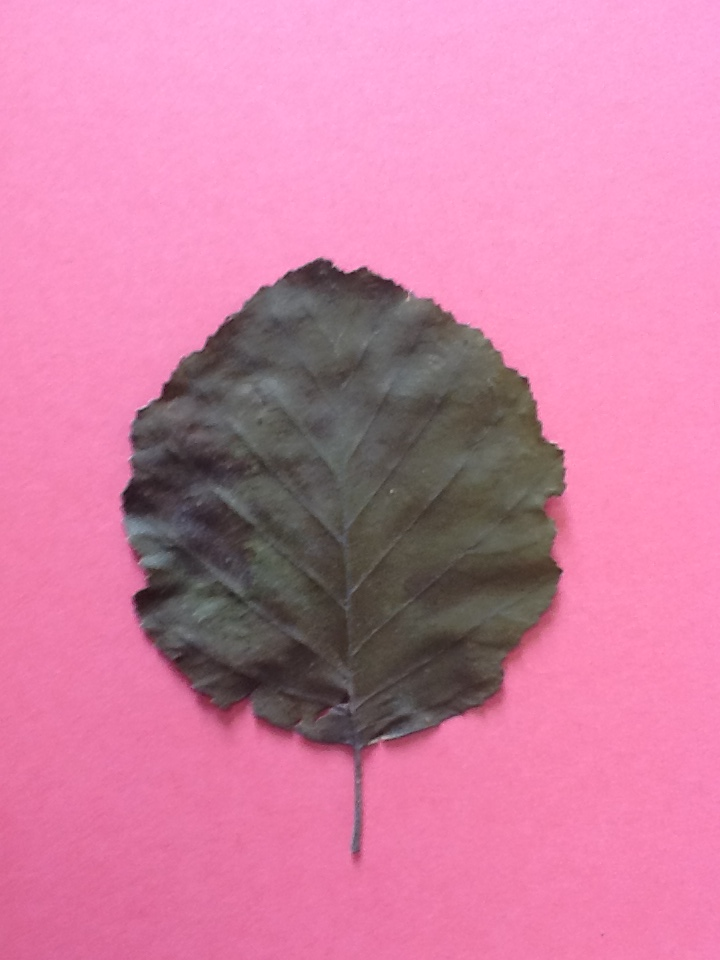
#> input picture test/Alnus.JPG, 720 x 960 px
$ python -i match-programm.py   (imports and definitions only)   (older library calls are emulated)
#> lines starting #> are read from the running program, lines starting #| are printed output that depends on the picture; after the words box and inside, x2 and y2 are one past the last pixel; in counts of white or black regions, pixels touching at a corner belong together

# !/usr/bin/env python
# -*- coding: utf-8 -*-

#==========================================================
#   IMPORT
#==========================================================

import cv2
import argparse
import numpy as np
from matplotlib import pyplot as plt
from os import listdir
from os.path import isfile, join, isdir, basename

#==========================================================
#   GLOABLS VARIABLES
#==========================================================

args = None
svm = None
list_categories = None
backup_path = "./.svm_backup"


#==========================================================
#   IMAGE PREPROCESSING
#
#   all methods in this section have to respect the
#   given parameter signature:
#
#   input   : a image file
#   output  : a image file
#
#==========================================================


def get_contours(img):
    gray = cv2.cvtColor(img,cv2.COLOR_BGR2GRAY)
    blur = cv2.GaussianBlur(gray,(5,5),0)
    thresh = cv2.adaptiveThreshold(blur,255,1,1,11,2)

    contours,hierarchy = cv2.findContours(thresh,cv2.RETR_LIST,cv2.CHAIN_APPROX_SIMPLE)
    cnt = contours[0]
    return cnt

#==========================================================
#   ALGORITHM METHOD
#
#   all methods in this section have to respect the
#   given parameter signature:
#
#   input   : a image file
#   output  : a list of float
#
#==========================================================


def find_area(cnt):
    #Contour Area
    area = cv2.contourArea(cnt)
    return [area]

def find_permimeter(cnt):
    #Contour Perimeter
    perimeter = cv2.arcLength(cnt,True)
    return [perimeter]

def find_contour(cnt):
    #Contour Approximation
    epsilon = 0.1*cv2.arcLength(cnt,True)
    return [epsilon]

def find_boundingRect(cnt):
    #Bounding Rectangle
        #Straight Bounding Rectangle
    x,y,w,h = cv2.boundingRect(cnt)
    return [x,y,w,h]

def find_mimimumEnclosingCircle(cnt):
    #Minimum Enclosing Circle
    (x,y),radius = cv2.minEnclosingCircle(cnt)
    return [x,y,radius]

def find_aspectRation(cnt):
    x,y,w,h = cv2.boundingRect(cnt)
    aspect_ratio = float(w)/h
    return [aspect_ratio]

def find_extent(cnt):
    area = cv2.contourArea(cnt)
    x,y,w,h = cv2.boundingRect(cnt)
    rect_area = w*h
    extent = float(area)/rect_area
    return [extent]

#==========================================================
#   CLASSES
#==========================================================

class StatModel(object):
    '''parent class - starting point to add abstraction'''
    def load(self, fn):
        self.model.load(fn)
    def save(self, fn):
        self.model.save(fn)

class SVM(StatModel):
    '''wrapper for OpenCV SimpleVectorMachine algorithm'''
    def __init__(self):
        self.model = cv2.SVM()

    # [6 lines left out: function train, not called in this run]

    def predict(self, samples):
        return np.float32( [self.model.predict(s) for s in samples])

#==========================================================
#   METHODS
#==========================================================

#creation du vecteur de categorisation.
def create_vector(img):
    vect = []

    #Vector based on contours
    cnt = get_contours(img)
    vect.extend(find_area(cnt))
    vect.extend(find_boundingRect(cnt))
    vect.extend(find_contour(cnt))
    vect.extend(find_mimimumEnclosingCircle(cnt))
    vect.extend(find_permimeter(cnt))
    vect.extend(find_aspectRation(cnt))
    vect.extend(find_extent(cnt))

    return vect

# [21 lines left out: function train_svm, not called in this run]

def find_single_image(img):
    return find_images([img])

# [5 lines left out: function find_images, not called in this run]

#==========================================================
#   MAIN
#==========================================================

# [41 lines not run here, left out]

>>> import cv2
>>> picture = cv2.imread('test/Alnus.JPG')
#> picture is the input picture: shape (960, 720, 3); mean B, G, R 162.2, 126.8, 208.7
>>> result = create_vector(picture)
#> in get_contours, `gray = cv2.cvtColor(img,cv2.COLOR_BGR2GRAY)`:
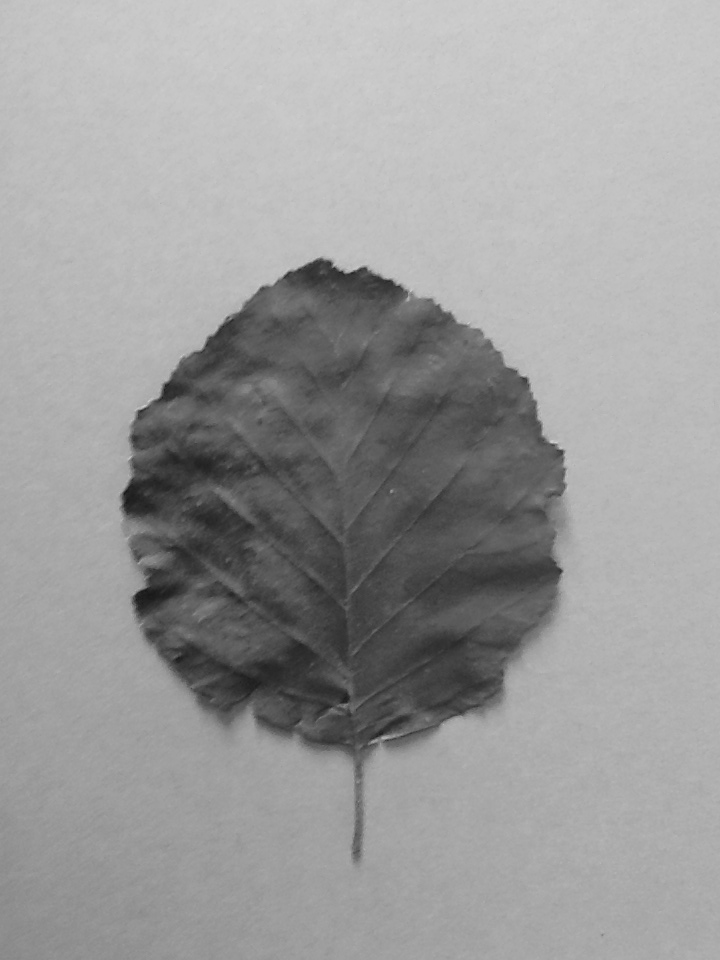
#> gray: shape (960, 720); min 20, max 210, mean 155.3
#> in get_contours, `thresh = cv2.adaptiveThreshold(blur,255,1,1,11,2)`:
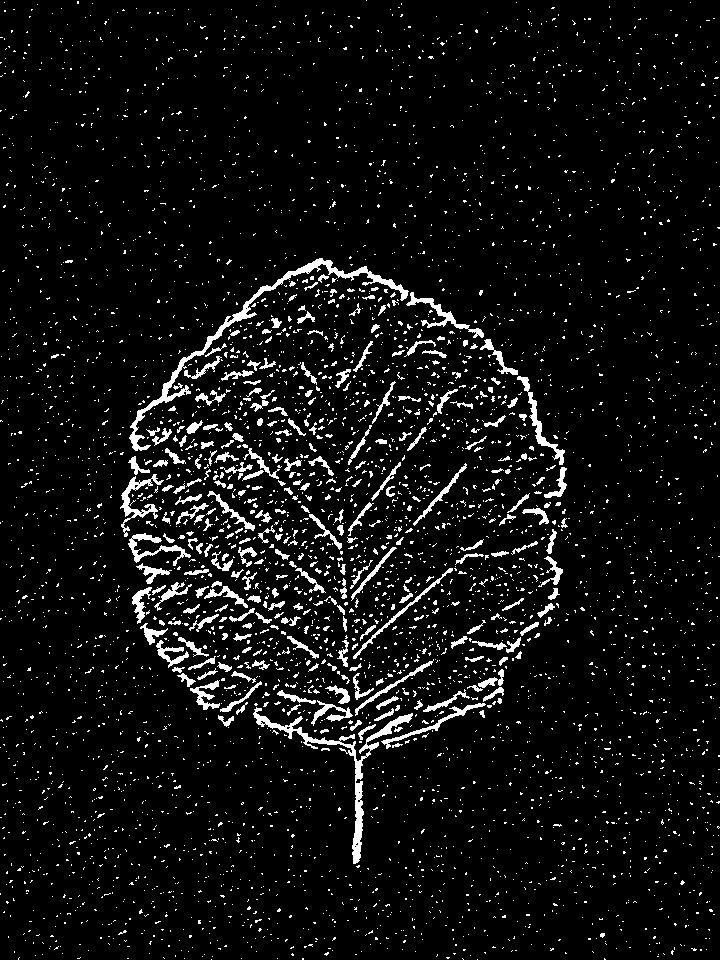
#> thresh: shape (960, 720); 6.2% white; 4594 white regions (4289 under 20 px)
#> in get_contours, `contours,hierarchy = cv2.findContours(thresh,cv2.RETR_LIST,cv2.CHAIN_A..`: contours = 4652 contours, 4459 with area under 20; largest, box (x1, y1, x2, y2) and area: (129, 258, 409, 451) 1934, (253, 707, 413, 864) 1598, (120, 474, 164, 537) 498, (517, 376, 565, 465) 476, (406, 292, 484, 338) 448
#> in get_contours, `cnt = contours[0]`: cnt = [[477, 959]]
#> in find_area, `area = cv2.contourArea(cnt)`: area = 0
#> in find_boundingRect, `x,y,w,h = cv2.boundingRect(cnt)`: x = 477; y = 959; w = 1
#> in find_contour, `epsilon = 0.1*cv2.arcLength(cnt,True)`: epsilon = 0
#> in find_mimimumEnclosingCircle, `(x,y),radius = cv2.minEnclosingCircle(cnt)`: x = 477; y = 959; radius = 0.0001
#> in find_permimeter, `perimeter = cv2.arcLength(cnt,True)`: perimeter = 0
#> in find_aspectRation, `x,y,w,h = cv2.boundingRect(cnt)`: x = 477; y = 959; w = 1
#> in find_extent, `area = cv2.contourArea(cnt)`: area = 0
#> in find_extent, `x,y,w,h = cv2.boundingRect(cnt)`: x = 477; y = 959; w = 1
#> in find_extent, `extent = float(area)/rect_area`: extent = 0
#> result = [0, 477, 959, 1, 1, 0, 477, 959, 0.0001, 0, 1, 0]

$ run again, on test/Salix.JPG
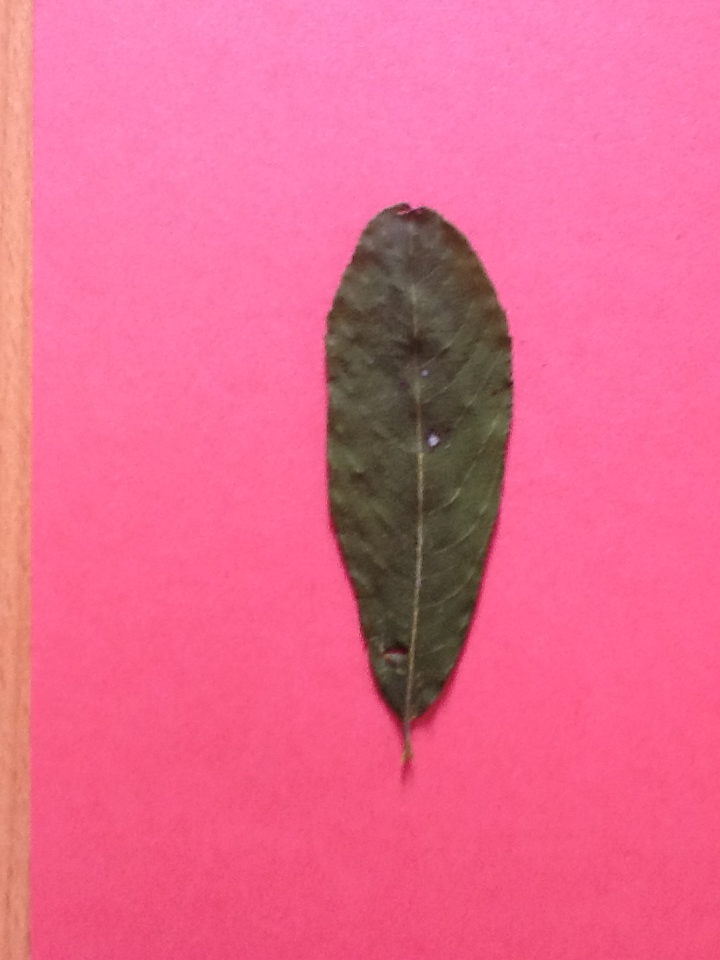
#> input picture test/Salix.JPG, 720 x 960 px
#> picture is the input picture: shape (960, 720, 3); mean B, G, R 142.8, 104.5, 233.1
#> in get_contours, `gray = cv2.cvtColor(img,cv2.COLOR_BGR2GRAY)`:
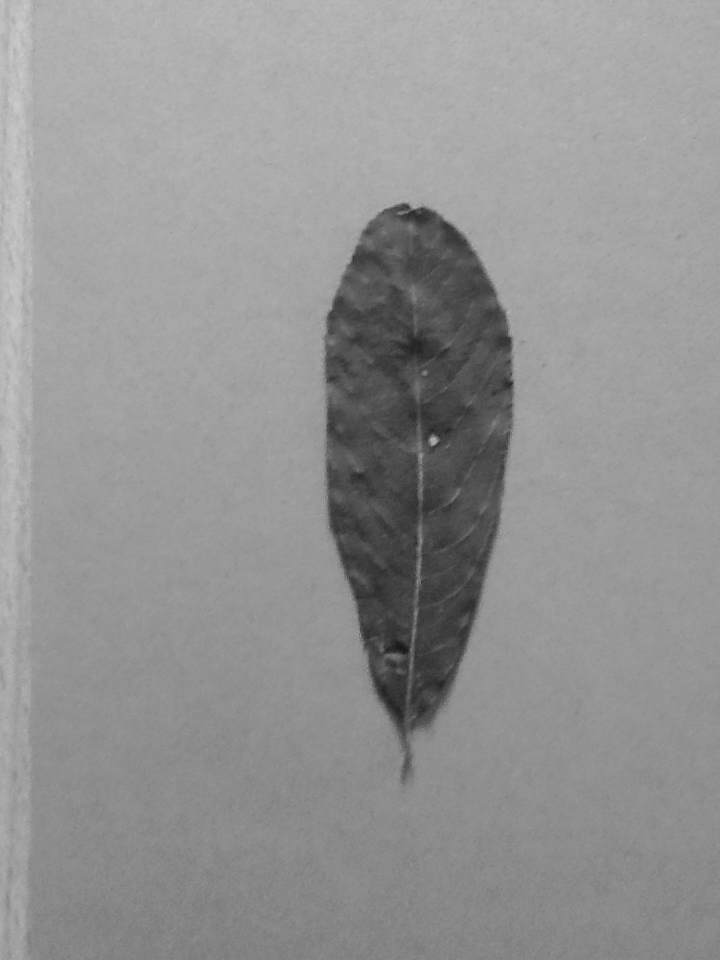
#> gray: shape (960, 720); min 21, max 204, mean 147.3
#> in get_contours, `thresh = cv2.adaptiveThreshold(blur,255,1,1,11,2)`:
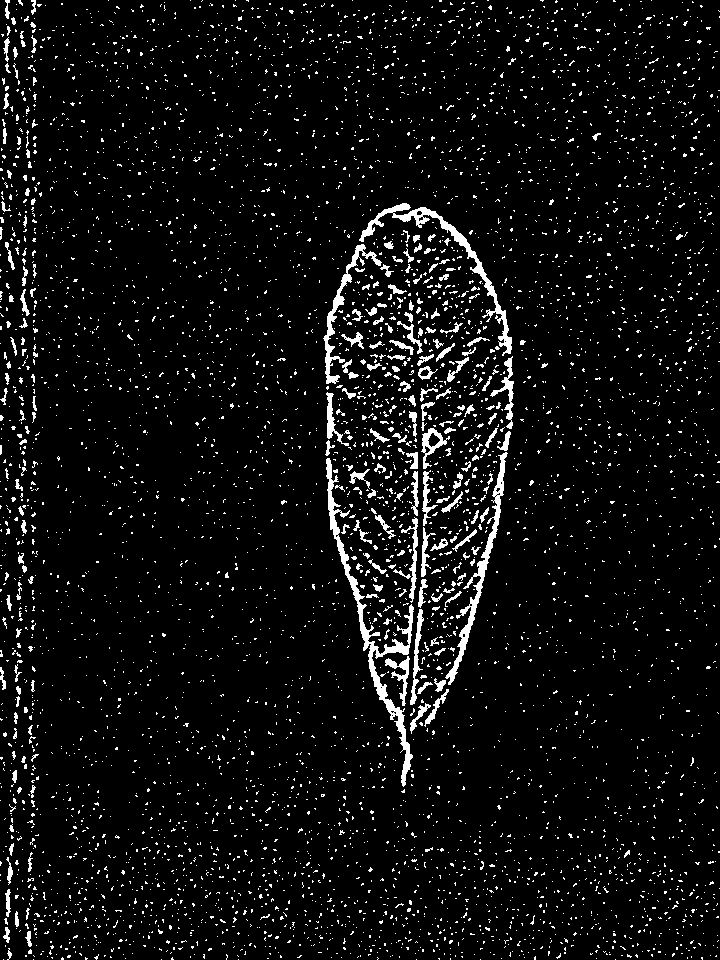
#> thresh: shape (960, 720); 5.7% white; 5532 white regions (5290 under 20 px)
#> contours = 5602 contours, 5474 with area under 20; largest, box (x1, y1, x2, y2) and area: (326, 458, 414, 787) 2198, (359, 203, 512, 356) 1512, (445, 452, 508, 685) 1306, (323, 244, 382, 384) 826, (421, 428, 450, 469) 422
#> in get_contours, `cnt = contours[0]`: cnt = [[615, 959]]
#> in find_area, `area = cv2.contourArea(cnt)`: area = 0
#> in find_boundingRect, `x,y,w,h = cv2.boundingRect(cnt)`: x = 615; y = 959; w = 1
#> epsilon = 0
#> in find_mimimumEnclosingCircle, `(x,y),radius = cv2.minEnclosingCircle(cnt)`: x = 615; y = 959; radius = 0.0001
#> perimeter = 0
#> in find_aspectRation, `x,y,w,h = cv2.boundingRect(cnt)`: x = 615; y = 959; w = 1
#> in find_extent, `area = cv2.contourArea(cnt)`: area = 0
#> in find_extent, `x,y,w,h = cv2.boundingRect(cnt)`: x = 615; y = 959; w = 1
#> extent = 0
#> result = [0, 615, 959, 1, 1, 0, 615, 959, 0.0001, 0, 1, 0]

$ run again, on test/suber.JPG
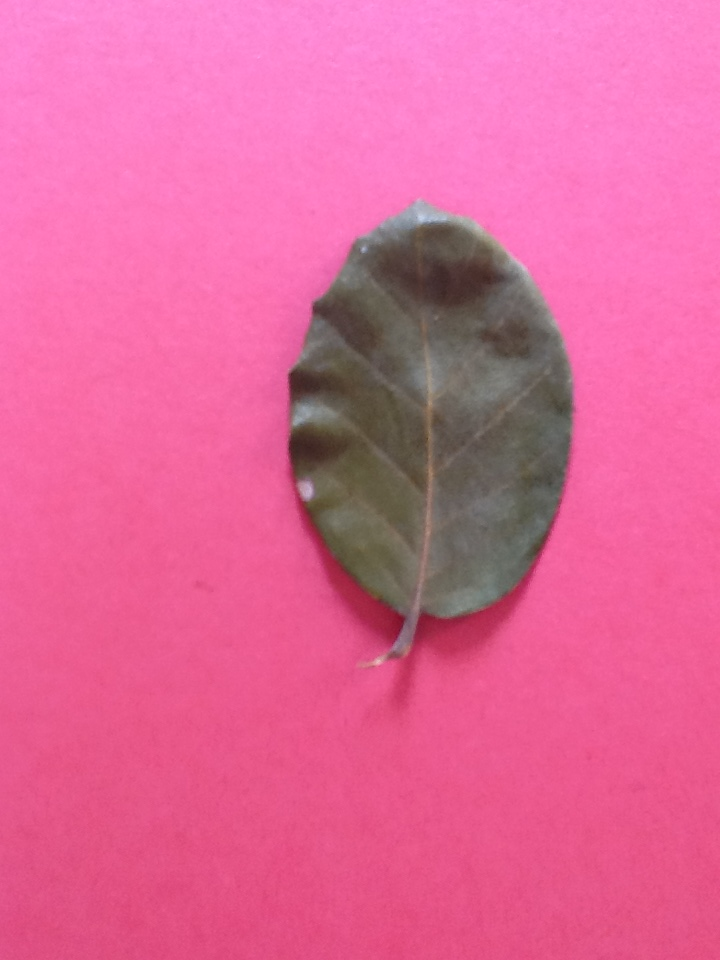
#> input picture test/suber.JPG, 720 x 960 px
#> picture is the input picture: shape (960, 720, 3); mean B, G, R 153.2, 102.6, 223.9
#> in get_contours, `gray = cv2.cvtColor(img,cv2.COLOR_BGR2GRAY)`:
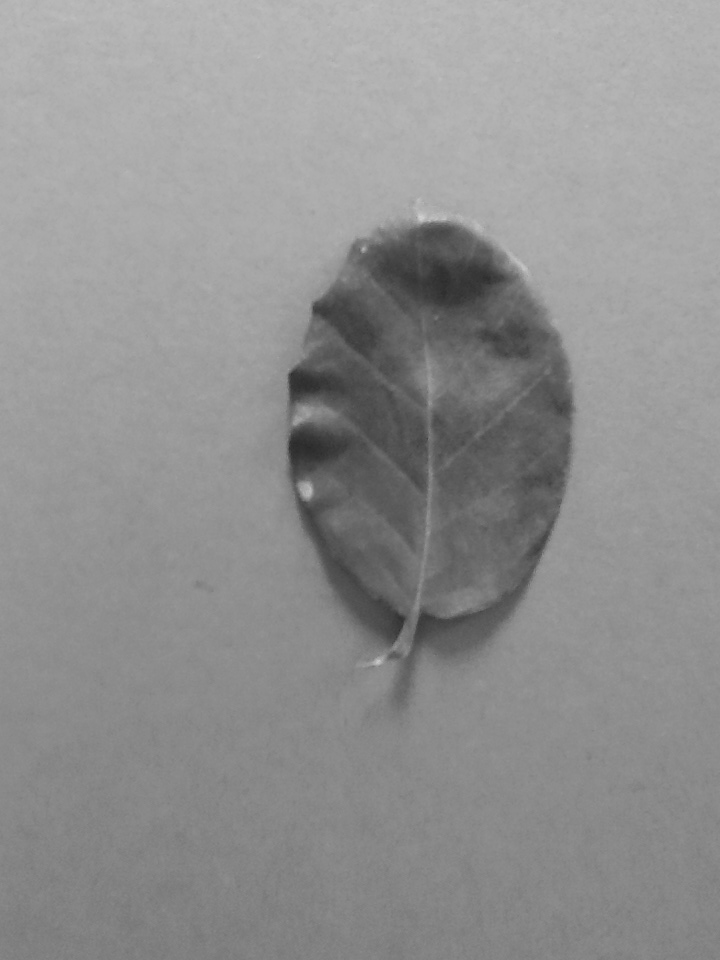
#> gray: shape (960, 720); min 40, max 209, mean 144.6
#> in get_contours, `thresh = cv2.adaptiveThreshold(blur,255,1,1,11,2)`:
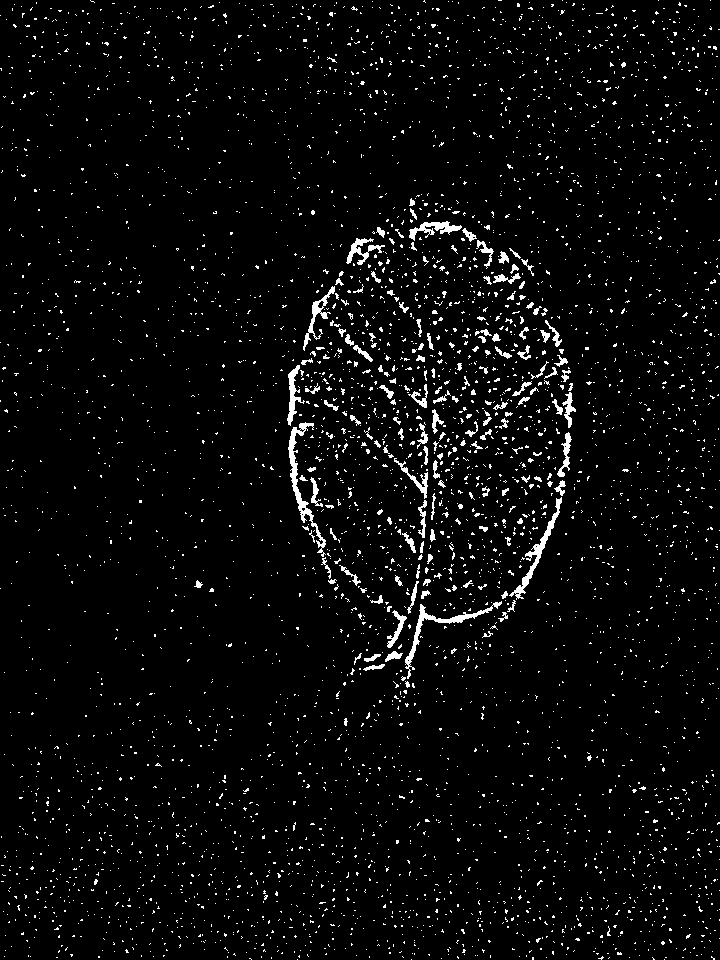
#> thresh: shape (960, 720); 3.7% white in thin lines or dots
#> contours = 4545 contours, 4458 with area under 20; largest, box (x1, y1, x2, y2) and area: (288, 422, 326, 557) 668, (405, 601, 502, 679) 548, (509, 497, 562, 600) 533, (303, 286, 335, 351) 320, (409, 221, 462, 241) 319
#> in get_contours, `cnt = contours[0]`: cnt = [[664, 959]]
#> in find_area, `area = cv2.contourArea(cnt)`: area = 0
#> in find_boundingRect, `x,y,w,h = cv2.boundingRect(cnt)`: x = 664; y = 959; w = 1
#> epsilon = 0
#> in find_mimimumEnclosingCircle, `(x,y),radius = cv2.minEnclosingCircle(cnt)`: x = 664; y = 959; radius = 0.0001
#> perimeter = 0
#> in find_aspectRation, `x,y,w,h = cv2.boundingRect(cnt)`: x = 664; y = 959; w = 1
#> in find_extent, `area = cv2.contourArea(cnt)`: area = 0
#> in find_extent, `x,y,w,h = cv2.boundingRect(cnt)`: x = 664; y = 959; w = 1
#> extent = 0
#> result = [0, 664, 959, 1, 1, 0, 664, 959, 0.0001, 0, 1, 0]
